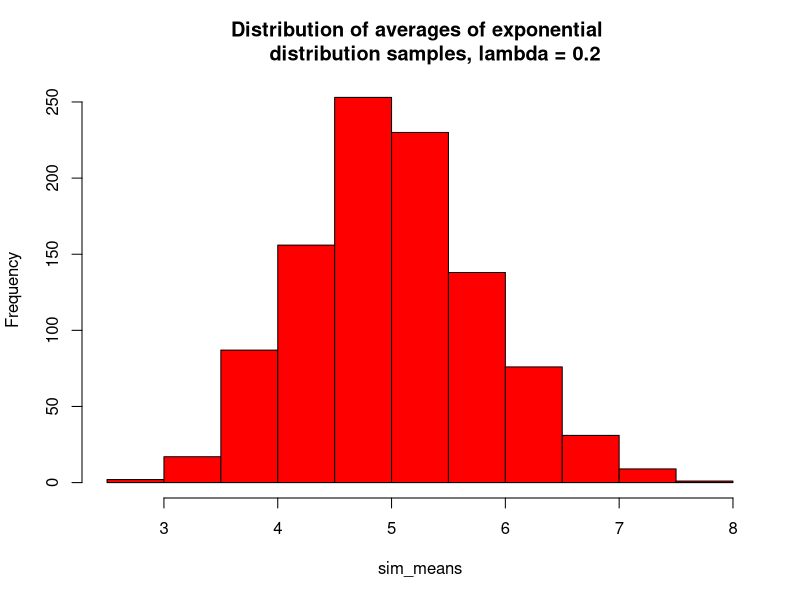
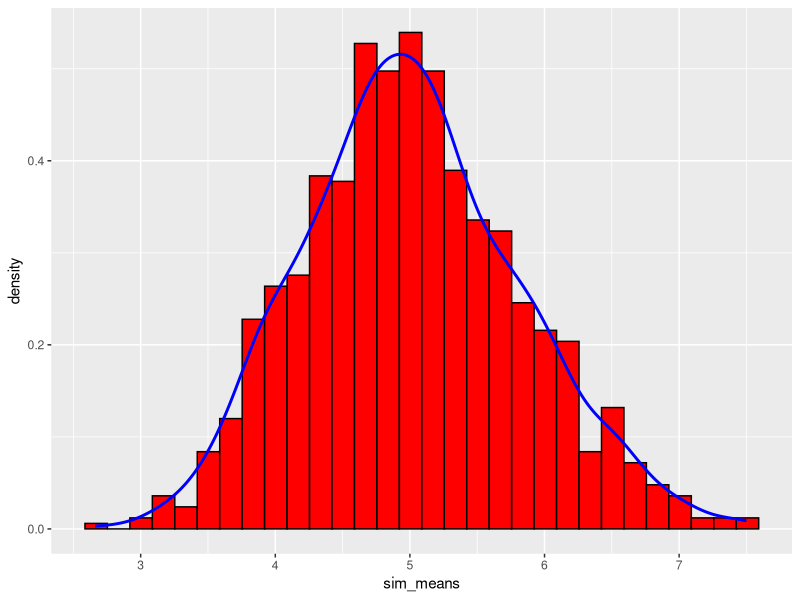
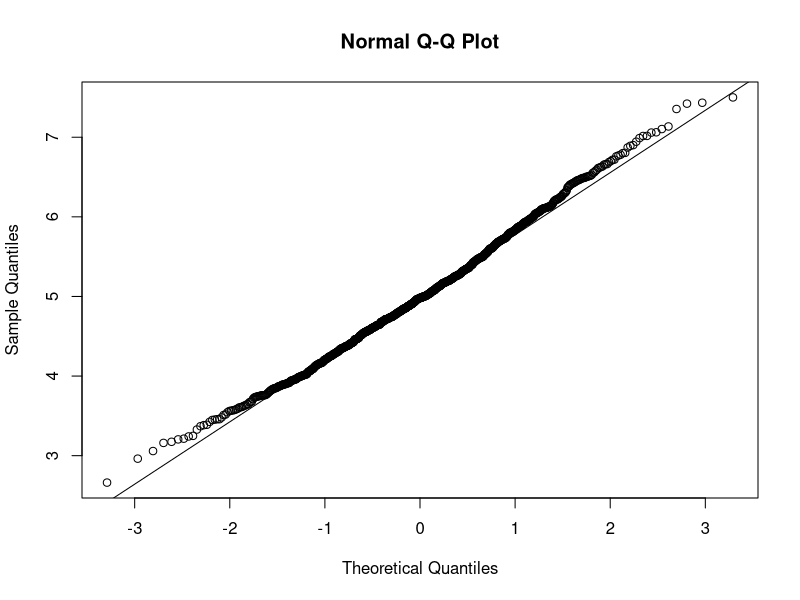

The R source for these figures, in order:
#Step1: simulate the distribution of means of 40 exponential distributions with mean = 1/lambda & stddev = 1/lambda
nosim <- 1000
n <- 40
lambda <- 0.2
set.seed(8180)
#
#create nosim x n matrix to hold simulated random variables
simdata <- matrix(rexp(nosim * n, rate = lambda), nosim, n)
sim_means <- rowMeans(simdata)
hist(sim_means, col = "red", main = "Distribution of averages of exponential 
     distribution samples, lambda = 0.2")
#
#create matrix to store simulated and theoretical means
df_summary <- data.frame(mean(sim_means), 1/lambda)
colnames(df_summary) <- c("simulated", "theoretical")
print(round(df_summary,3))
#
#compare simulated & theoretical means - uncomment lines to add lines to histogram
#abline(v = mean(sim_means), col = "green", lwd = "3")
##theoretical
#abline(v = 1/lambda, col = "blue", lwd = "3")
#
#Step2: compare variance 
#
df_summary[2,] <- c(var(sim_means), (1/lambda)^2/n) 
rownames(df_summary) <- c("mean", "variance")
print(round(df_summary,3))
#
#Step3: show the variable approximently follows a normal distribution
#
library(ggplot2)
sim_means_g <- data.frame(sim_means)
g <- ggplot(sim_means_g, aes(x=sim_means))
g <- g + geom_histogram(aes(y=..density..), col = "black", fill = "red")
g <- g + geom_density(col = "blue", size = 1)
print (g)
#
#construct simulated confidence interval and compare to theoretical CI
#
sim_CI <- mean(sim_means) + c(-1,1)*1.96*sd(sim_means)/sqrt(n)
theo_CI <- 1/lambda + c(-1,1)*1.96*((1/lambda^2)/n)/sqrt(n)
CI_summary <- data.frame(rbind(sim_CI, theo_CI), row.names = c("simulated", "theoretical"))
colnames(CI_summary) <- c("Lower Bound", "Upper Bound")
print(CI_summary)
#
#normal quintile plot
qqnorm(sim_means); qqline(sim_means)
